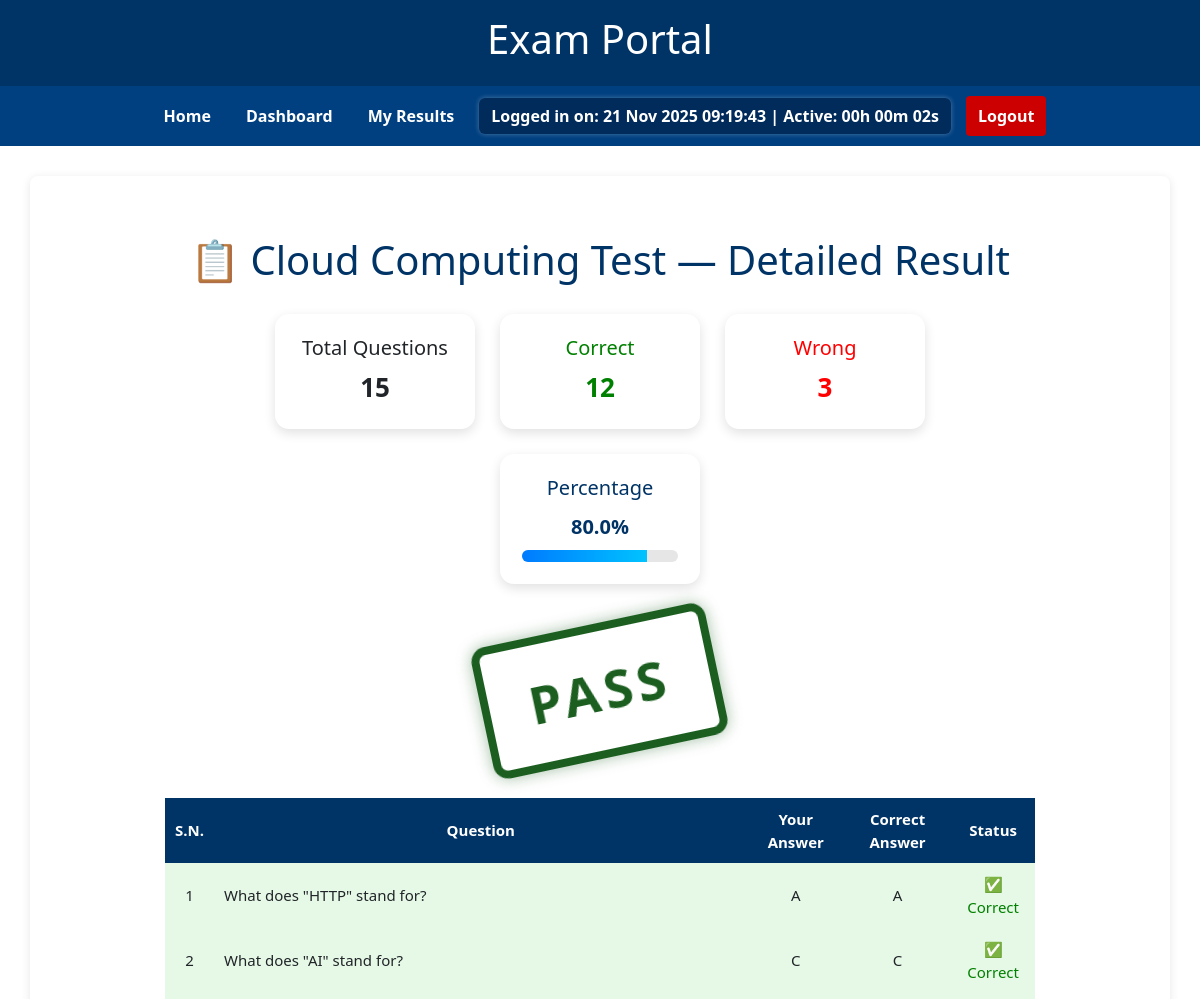
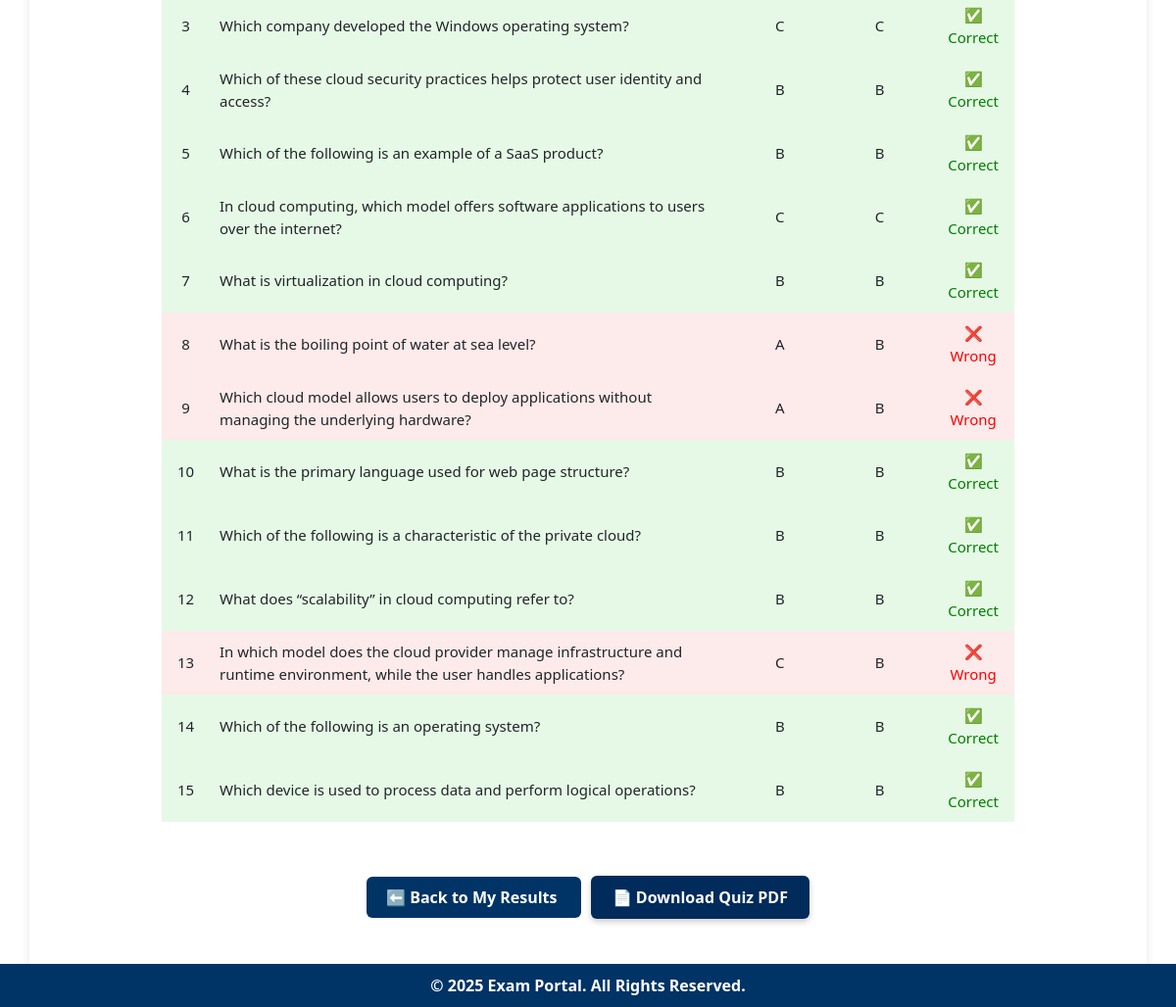
The page /quiz_result/21/details/ (signed in) on the database as committed earlier (2 pictures, top to bottom).
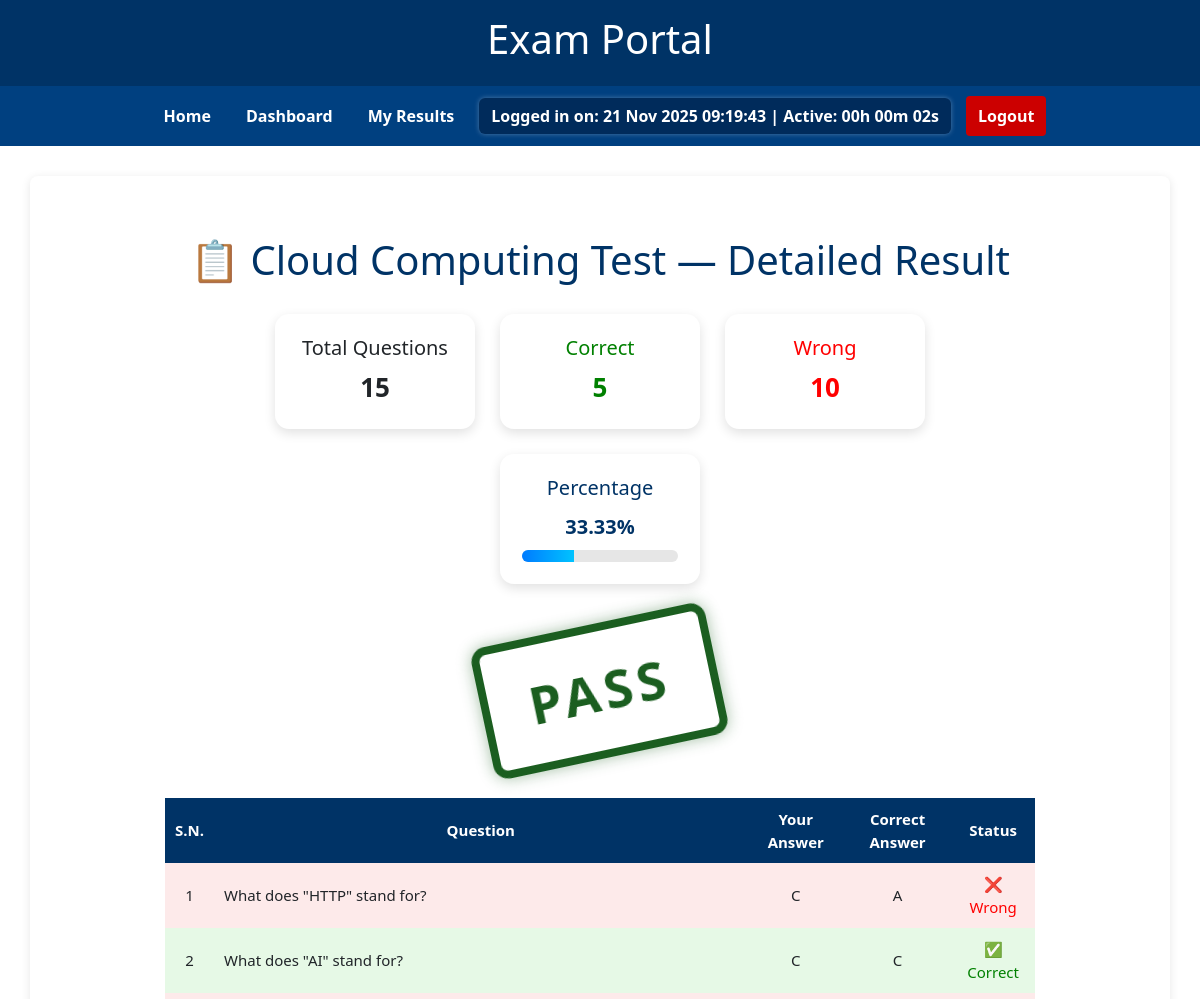
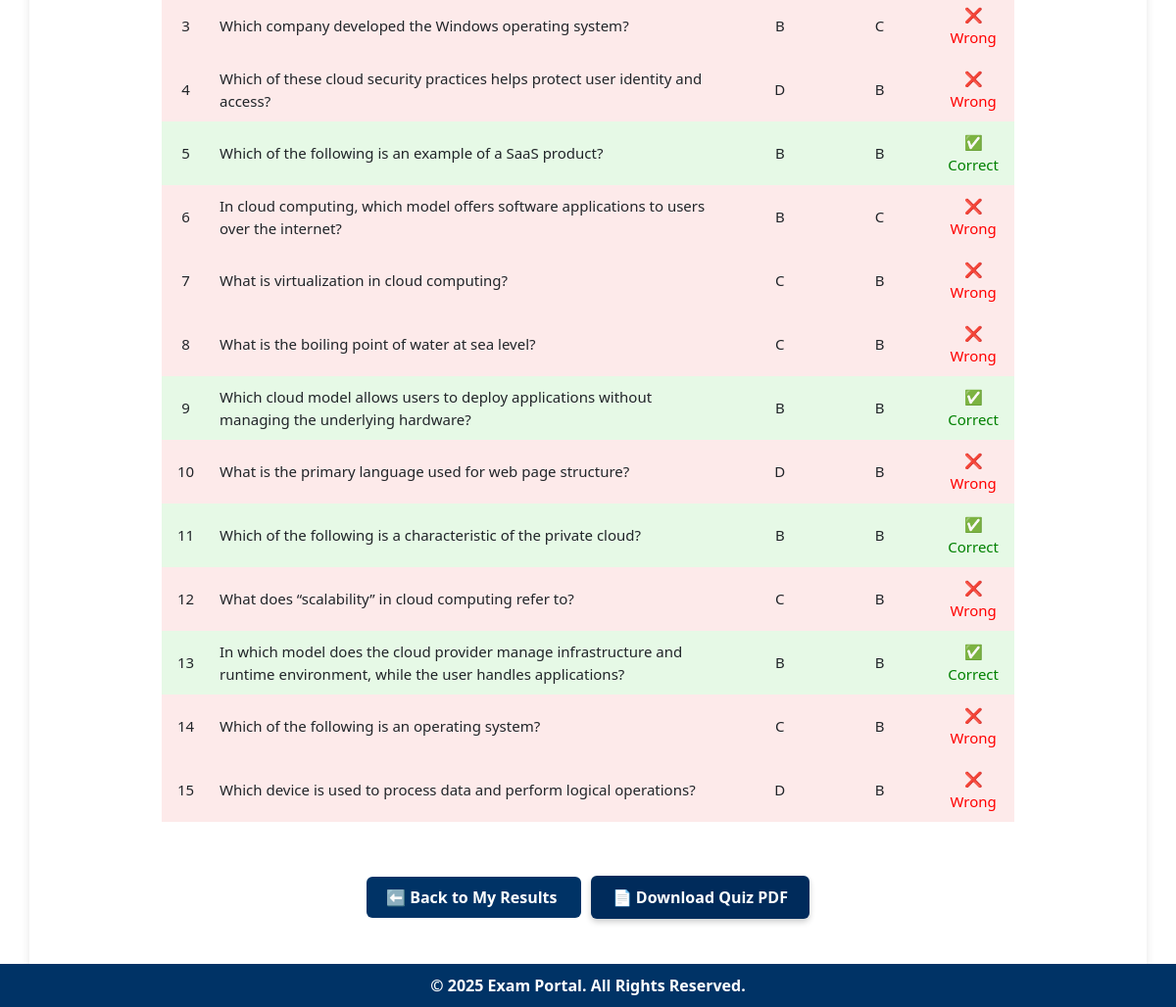
The same page on the database as committed later (2 pictures, top to bottom).
### mcq/models.py (models this page shows, shortened)
class Quiz(models.Model):
    category = models.ForeignKey(Category, on_delete=models.CASCADE)
    quiz_title = models.CharField(max_length=255)
    created_by = models.ForeignKey(User, on_delete=models.CASCADE)
    start_time = models.DateTimeField(null=True, blank=True)
    end_time = models.DateTimeField(null=True, blank=True)
    duration = models.IntegerField(help_text="Enter duration in minutes", null=True, blank=True)
    active = models.BooleanField(default=True)
    upload_file = models.FileField(upload_to="mcq_uploads/", null=True, blank=True)
    created_by = models.ForeignKey(User, on_delete=models.CASCADE)  # <— this is required

class StudentAnswer(models.Model):
    student = models.ForeignKey(User, on_delete=models.CASCADE)
    question = models.ForeignKey(MCQ, on_delete=models.CASCADE)
    selected_option = models.CharField(max_length=1)
    is_correct = models.BooleanField(default=False)

class MCQ(models.Model):
    quiz = models.ForeignKey(Quiz, on_delete=models.CASCADE, null=True, blank=True, related_name='questions')
    category = models.ForeignKey(Category, on_delete=models.CASCADE, null=True, blank=True)
    question = models.TextField()
    option_a = models.CharField(max_length=255)
    option_b = models.CharField(max_length=255)
    option_c = models.CharField(max_length=255)
    option_d = models.CharField(max_length=255)
    correct_option = models.CharField(max_length=1)

### mcq/views.py (the view)
# urls.py: path('quiz_result/<int:quiz_id>/details/', views.quiz_detail_result, name='quiz_detail_result'),
@login_required
def quiz_detail_result(request, quiz_id):
    quiz = get_object_or_404(Quiz, id=quiz_id)
    student = request.user
    answers = StudentAnswer.objects.filter(
        student=student,
        question__quiz=quiz
    ).select_related('question')
    if not answers.exists():
        messages.warning(request, "⚠️ No answers found for this quiz.")
        return redirect('my_results')
    total_questions = answers.count()
    correct_answers = answers.filter(is_correct=True).count()
    wrong_answers = total_questions - correct_answers
    score = round((correct_answers / total_questions) * 100, 2) if total_questions > 0 else 0
    return render(request, 'mcq/quiz_detail_result.html', {
        'quiz': quiz,
        'answers': answers,
        'total_questions': total_questions,
        'correct_answers': correct_answers,
        'wrong_answers': wrong_answers,
        'score': score,
    })

### mcq/templates/mcq/quiz_detail_result.html (shortened to what this page needs)
{% extends "base.html" %}
{% block content %}
<div style="max-width:950px; margin:auto; padding:40px;">
    <h1 style="text-align:center; color:#003366;">📋 {{ quiz.quiz_title }} — Detailed Result</h1>
    <div class="stats-container">
            <div class="stat-card">
                <h5>Total Questions</h5>
                <div class="stat-value">{{ total_questions }}</div>
            </div>
            <div class="stat-card">
                <h5 style="color:green;">Correct</h5>
                <div class="stat-value" style="color:green;">{{ correct_answers }}</div>
            </div>
            <div class="stat-card">
                <h5 style="color:red;">Wrong</h5>
                <div class="stat-value" style="color:red;">{{ wrong_answers }}</div>
            </div>
            <div class="stat-card">
                <h5 style="color:#003366;">Percentage</h5>
                <div class="score-text">{{ score }}%</div>
                <div class="score-bar"><div></div></div>
            </div>
    </div>
    {% if score < 33 %}
        <div class="stamp-animated fail-animated">FAIL</div>
    {% else %}
        <div class="stamp-animated pass-animated">PASS</div>
    {% endif %}
    <table style="width:100%; border-collapse:collapse; font-size:15px;">
        <tr style="background-color:#003366; color:white; text-align:center;">
            <th style="padding:10px;">S.N.</th>
            <th style="padding:10px;">Question</th>
            <th style="padding:10px;">Your Answer</th>
            <th style="padding:10px;">Correct Answer</th>
            <th style="padding:10px;">Status</th>
        </tr>
        {% for ans in answers %}
        <tr style="background-color:{% if ans.is_correct %}#e6f9e6{% else %}#fdeaea{% endif %};">
            <td style="padding:10px; text-align:center;">{{ forloop.counter }}</td>
            <td style="padding:10px; text-align:left;">{{ ans.question.question }}</td>
            <td style="padding:10px; text-align:center;">
                {% if ans.selected_option %}
                    {{ ans.selected_option|upper }}
                {% else %}
                    <span style="color:#777;">-</span>
                {% endif %}
            </td>
            <td style="padding:10px; text-align:center;">{{ ans.question.correct_option|upper }}</td>
            <td style="padding:10px; text-align:center;">
                {% if ans.is_correct %}
                    <span style="color:green;">✅ Correct</span>
                {% else %}
                    <span style="color:red;">❌ Wrong</span>
                {% endif %}
            </td>
        </tr>
        {% endfor %}
    </table>
    <div style="text-align:center; margin-top:30px;">
    <a href="{% url 'my_results' %}"
       style="background-color:#003366; color:white; padding:10px 20px;
              border-radius:6px; text-decoration:none; font-weight:bold; margin-right:10px;">
       ⬅️ Back to My Results
    </a>
    <a href="{% url 'download_quiz_pdf' quiz.id %}"
    style="background:#002B5B; color:white; padding:10px 22px; border-radius:6px;
            text-decoration:none; font-weight:600; display:inline-block; margin-top:25px;
            transition:0.3s; box-shadow:0 3px 6px rgba(0,0,0,0.2);"
    onmouseover="this.style.background='#004080';"
    onmouseout="this.style.background='#002B5B';">
    📄 Download Quiz PDF
    </a>
</div>
</div>
{% endblock %}

### mcq/templates/base.html (shortened to what this page needs)
<!DOCTYPE html>
<html lang="en">
<head>
</head>
<body>
<header>
    <h1>Exam Portal</h1>
</header>
<nav>
    <a href="{% url 'home' %}">Home</a>
    {% if request.user.is_authenticated %}
        {% if not request.user.is_staff %}
            <a href="/dashboard/">Dashboard</a>
            <a href="{% url 'view_results' %}">My Results</a>
        {% endif %}
        <div id="login-info" class="timer-box">
        </div>
        <form action="{% url 'logout' %}" method="post" style="display:inline;">
            <button type="submit" class="logout-btn">Logout</button>
        </form>
    {% else %}
        <a href="/login/">Login</a>
        <a href="/register/">Register</a>
    {% endif %}
</nav>
<div class="container">
    {% block content %}
    {% endblock %}
</div>
<footer>
   <b> &copy; 2025 Exam Portal. All Rights Reserved. </b>
</footer>
<link href="https://cdn.jsdelivr.net/npm/bootstrap@5.3.3/dist/css/bootstrap.min.css" rel="stylesheet">
<script src="https://cdn.tailwindcss.com"></script>
<link rel="stylesheet" href="https://cdn.jsdelivr.net/npm/bootstrap-icons@1.11.3/font/bootstrap-icons.css">
</body>
</html>

### mcq/templates/base.html (style rules this page uses)
body { font-family: Arial, sans-serif; background-color: #f2f4f8; margin: 0; padding: 0; }
header { background-color: #003366; color: white; padding: 15px; text-align: center; }
nav { background-color: #004080; padding: 10px; text-align: center; display: flex; justify-content: center; align-items: center; flex-wrap: wrap; gap: 15px; }
nav a { color: white; text-decoration: none; margin: 0 10px; font-weight: bold; }
.container { margin: 30px auto; max-width: 800px; background-color: white; padding: 20px; border-radius: 8px; box-shadow: 0 2px 10px rgba(0,0,0,0.1); }
footer { background-color: #003366; color: white; text-align: center; padding: 10px; position: fixed; bottom: 0; width: 100%; }
.logout-btn { background-color: #cc0000; color: white; border: none; padding: 8px 12px; border-radius: 4px; cursor: pointer; font-weight: bold; }
.timer-box { color: #fff; background: #002B5B; border-radius: 6px; padding: 6px 12px; font-weight: bold; box-shadow: 0 0 5px rgba(255,255,255,0.3); }

Rows that differ between the two databases and show on the page:
changed StudentAnswer "What does \"HTTP\" stand for?": selected_option "A" → "C"; is_correct "✅ Correct" → "❌ Wrong"
changed StudentAnswer "Which company developed the Windows operating system?": selected_option "C" → "B"; is_correct "✅ Correct" → "❌ Wrong"
changed StudentAnswer "Which of these cloud security practices helps protect user identity and access?": selected_option "B" → "D"; is_correct "✅ Correct" → "❌ Wrong"
changed StudentAnswer (number 6 of 15 on the later page): selected_option "C" → "B"; is_correct "✅ Correct" → "❌ Wrong"
changed StudentAnswer "What is virtualization in cloud computing?": selected_option "B" → "C"; is_correct "✅ Correct" → "❌ Wrong"
changed StudentAnswer "What is the boiling point of water at sea level?": selected_option "A" → "C"
changed StudentAnswer (number 9 of 15 on the later page): selected_option "A" → "B"; is_correct "❌ Wrong" → "✅ Correct"
changed StudentAnswer "What is the primary language used for web page structure?": selected_option "B" → "D"; is_correct "✅ Correct" → "❌ Wrong"
changed StudentAnswer "What does “scalability” in cloud computing refer to?": selected_option "B" → "C"; is_correct "✅ Correct" → "❌ Wrong"
changed StudentAnswer (number 13 of 15 on the later page): selected_option "C" → "B"; is_correct "❌ Wrong" → "✅ Correct"
changed StudentAnswer "Which of the following is an operating system?": selected_option "B" → "C"; is_correct "✅ Correct" → "❌ Wrong"
changed StudentAnswer "Which device is used to process data and perform logical operations?": selected_option "B" → "D"; is_correct "✅ Correct" → "❌ Wrong"
Other text that changed with them:
{{ correct_answers }}: "12" → "5"
{{ wrong_answers }}: "3" → "10"
{{ score }}: "80.0" → "33.33"
